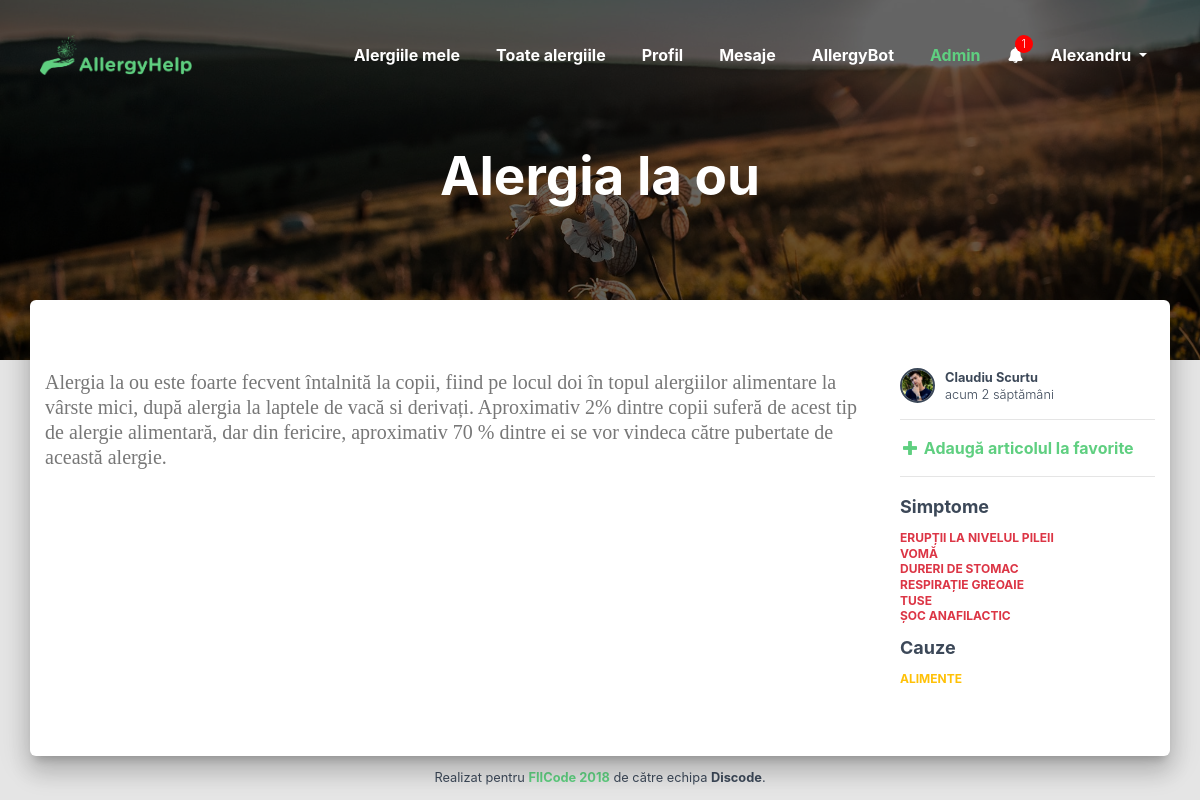
The page /index.php?p=allergy&a=25 (signed in) on the database its author committed.
### tables this page shows
CREATE TABLE `allergies` (
  `id` int(11) NOT NULL,
  `name` varchar(256) NOT NULL,
  `content` longtext NOT NULL,
  `date` datetime NOT NULL,
  `author` int(11) NOT NULL,
  `frequent` int(11) NOT NULL DEFAULT '0'
);

CREATE TABLE `users` (
  `id` int(11) NOT NULL,
  `lastname` varchar(64) NOT NULL,
  `firstname` varchar(64) NOT NULL,
  `admin` tinyint(1) NOT NULL DEFAULT '0',
  `email` varchar(64) NOT NULL,
  `password` varchar(64) NOT NULL,
  `regtime` datetime NOT NULL
);

CREATE TABLE `signs` (
  `id` int(11) NOT NULL,
  `sign` varchar(128) NOT NULL
);

CREATE TABLE `causes` (
  `id` int(11) NOT NULL,
  `cause` varchar(128) NOT NULL
);

### index.php (the view, shortened to what this page needs)
<?php
	include_once 'assets/php/functions.php';
	$user = new User();
	if(isset($_SESSION['allergyhelp_id']))
		$id = $_SESSION['allergyhelp_id'];
	if ($user->get_session())
	{
		if(isset($_GET['p'])) $p = $_GET['p'];
?>
<!DOCTYPE html>
<html lang="ro">
<head>
	<link href="assets/css/bootstrap/bootstrap.min.css" rel="stylesheet">
	<link href="assets/css/fontawesome/fontawesome.min.css" rel="stylesheet">
	<link href="assets/css/style.css" rel="stylesheet">
</head>
<body>
	<nav class="navbar navbar-expand-lg navbar-dark">
		<div class="container">
			<a class="navbar-brand" href=".">
				<img src="assets/img/logo-green.png" />
			</a>
					<?php
						if($user->count_notifications($id))
							echo '<span class="unread-badge">'.$user->count_notifications($id).'</span>';
					?>
						<?php $user->get_notifications($id); ?>
			<div class="collapse navbar-collapse" id="navbarNav">
				<ul class="navbar-nav ml-auto">
					<li class="nav-item"><a class="nav-link<?php if ((isset($p) ? $p : null) == "myallergies") echo ' active'; ?>" href="?p=myallergies">Alergiile mele</a></li>
					<li class="nav-item"><a class="nav-link<?php if ((isset($p) ? $p : null) == "allallergies") echo ' active'; ?>" href="?p=allallergies">Toate alergiile</a></li>
					<li class="nav-item"><a class="nav-link<?php if ((isset($p) ? $p : null) == "profile") echo ' active'; ?>" href="?p=profile">Profil</a></li>
					<li class="nav-item"><a class="nav-link<?php if ((isset($p) ? $p : null) == "messages") echo ' active'; ?>" href="?p=messages">Mesaje</a></li>
					<li class="nav-item"><a class="nav-link<?php if ((isset($p) ? $p : null) == "allergybot") echo ' active'; ?>" href="?p=allergybot">AllergyBot</a></li>
					<?php if($user->isadmin($id)) echo '<li class="nav-item"><a class="nav-link admin-panel-link" href="admin/">Admin</a></li>'; ?>
					<li class="nav-item dropdown notification-panel d-none d-lg-block">
						<a href="#" id="notifications" data-toggle="dropdown" aria-haspopup="true" aria-expanded="false">
							<i class="fa fa-bell"></i>
							<?php
								if($user->count_notifications($id))
									echo '<span class="unread-badge">'.$user->count_notifications($id).'</span>';
							?>
						</a>
								<?php $user->get_notifications($id); ?>
					</li>
					<li class="nav-item dropdown">
						<a class="nav-link dropdown-toggle" href="#" id="navbarDropdownMenuLink" data-toggle="dropdown" aria-haspopup="true" aria-expanded="false">
							<?php echo $user->get_firstname($id); ?>
						</a>
					</li>
				</ul>
			</div>
		</div>
	</nav>
	<?php
		if(empty($p))
		{
	?>
	<div class="page-header page-header-logged page-header-filter" data-parallax="true">
		<div class="container text-center">
			<h1 class="title">Bine ai venit, <?php echo $user->get_firstname($id); ?>!</h1>
		</div>
	</div>
	<div class="main main-logged">
		<div class="section section-logged">
			<div class="container">
				<h3 class="title">Ultimele alergii înregistrate</h3>
				<?php echo $user->get_last_allergies(); ?>
				<h3 class="title mt-4">Cele mai frecvente alergii</h3>
				<?php echo $user->get_frequent_allergies(); ?>
			</div>
		</div>
	</div>
	<?php
		}
		else if($p === "allergy")
		{
			if(empty($_GET["a"]))
				header("location:index.php?p=allallergies");
			else if(!$user->allergy_exists($_GET["a"]))
				header("location:index.php?p=allallergies");
			else
			{
				$a = $_GET["a"];
	?>
	<div class="page-header page-header-logged page-header-filter" data-parallax="true">
		<div class="container text-center">
			<h1 class="title"><?php echo $user->get_allergy_name($a); ?></h1>
		</div>
	</div>
	<div class="main main-logged">
		<div class="section section-logged">
			<div class="container">
				<div class="row">
					<div class="col-md-9 mb-4">
						<?php echo $user->get_allergy_content($a); ?>
					</div>
					<div class="col-md-3">
						<div class="author">
							<img src="<?php echo $user->get_avatar($user->get_allergy_author($a)); ?>" class="avatar" />
							<strong><?php echo $user->get_firstname($user->get_allergy_author($a)).' '.$user->get_lastname($user->get_allergy_author($a)); ?></strong>
							<br /><?php echo $user->time_passed($user->get_allergy_date($a)); ?>
						</div>
						<hr />
						<?php
							if($user->is_allergy_added_to_user($id, $a))
								echo '<a href="?dela='.$a.'" class="font-weight-bold text-danger"><i class="fa fa-fw fa-minus"></i> Șterge articolul de la favorite</a>';
							else
								echo '<a href="?adda='.$a.'" class="font-weight-bold"><i class="fa fa-fw fa-plus"></i> Adaugă articolul la favorite</a>';
						?>
						<hr />
						<div class="categories categories-post">
							<h4>Simptome</h4>
							<?php $user->get_allergy_signs($a); ?>
							<h4>Cauze</h4>
							<?php $user->get_allergy_causes($a); ?>
						</div>
					</div>
				</div>
			</div>
		</div>
	</div>
	<?php
			}
		}
	?>
	<footer class="text-center m-2">
		<small>Realizat pentru <strong><a href="https://fiicode.asii.ro/" target="_blank" rel="noopener">FIICode 2018</a></strong> de către echipa <strong>Discode</strong>.</small>
	</footer>
</body>
</html>
<?php
	}
?>

### assets/php/functions.php (shortened to what this page needs)
<?php
	class Utils
	{
		public function __construct()
		{
			$this->db = new mysqli(DB_SERVER, DB_USERNAME, DB_PASSWORD, DB_DATABASE);
		}
		public function mysqli_result($res, $row = 0, $col = 0)
		{
			$numrows = mysqli_num_rows($res);
			if ($numrows && $row <= ($numrows - 1) && $row >= 0)
			{
				mysqli_data_seek($res,$row);
				$resrow = (is_numeric($col)) ? mysqli_fetch_row($res) : mysqli_fetch_assoc($res);
				if (isset($resrow[$col]))
					return $resrow[$col];
			}
			return false;
		}
		public function time_passed($timestamp)
		{
			$timestamp      = strtotime($timestamp);
			$current_time   = strtotime(date('Y-m-d H:i:s', time()));
			$diff           = $current_time - $timestamp;
			$intervals      = array (
				'year' => 31556926, 'month' => 2629744, 'week' => 604800, 'day' => 86400, 'hour' => 3600, 'minute'=> 60
			);
			$prepoz = "de";
			if ($diff >= $intervals['week'] && $diff < $intervals['month'])
			{
				$diff = floor($diff/$intervals['week']);
				if($diff < 20) $prepoz = "";
				return $diff == 1 ? 'acum o săptămână' : 'acum ' . $diff . ' '. $prepoz .' săptămâni';
			}
		}
	}
	class User extends Utils
	{
		public function get_firstname($id)
		{
			return $this->mysqli_result(mysqli_query($this->db, "SELECT firstname FROM users WHERE id = '$id'"));
		}
		public function get_lastname($id)
		{
			return $this->mysqli_result(mysqli_query($this->db, "SELECT lastname FROM users WHERE id = '$id'"));
		}
		public function get_avatar($id)
		{
			if(file_exists("assets/img/avatars/".$id.".jpg")) $avatar = $id;
			else $avatar = 0;
			$source = "assets/img/avatars/" . $avatar . ".jpg?=" . filemtime('assets/img/avatars/'.$avatar.'.jpg');
			return $source;
		}
		public function get_allergy_signs($allergy)
		{
			$sql = "SELECT signs.sign FROM allergy_signs INNER JOIN signs ON allergy_signs.sign = signs.id WHERE allergy_signs.allergy = '$allergy' ORDER BY allergy_signs.sign ASC";
			$result = mysqli_query($this->db, $sql);
			if(mysqli_num_rows($result))
				while($row = mysqli_fetch_assoc($result))
					echo '<span class="text-danger mr-3">'.$row['sign'].'</span>';
		}
		public function get_allergy_causes($allergy)
		{
			$sql = "SELECT causes.cause FROM allergy_causes INNER JOIN causes ON allergy_causes.cause = causes.id WHERE allergy_causes.allergy = '$allergy' ORDER BY allergy_causes.cause ASC";
			$result = mysqli_query($this->db, $sql);
			if(mysqli_num_rows($result))
				while($row = mysqli_fetch_assoc($result))
					echo '<span class="text-warning mr-3">'.$row['cause'].'</span>';
		}
		public function allergy_exists($id)
		{
			return $this->mysqli_result(mysqli_query($this->db, "SELECT COUNT(*) FROM allergies WHERE id = '$id'"));
		}
		public function get_allergy_name($id)
		{
			return $this->mysqli_result(mysqli_query($this->db, "SELECT name FROM allergies WHERE id = '$id'"));
		}
		public function get_allergy_content($id)
		{
			return $this->mysqli_result(mysqli_query($this->db, "SELECT content FROM allergies WHERE id = '$id'"));
		}
		public function get_allergy_author($id)
		{
			return $this->mysqli_result(mysqli_query($this->db, "SELECT author FROM allergies WHERE id = '$id'"));
		}
		public function get_allergy_date($id)
		{
			return $this->mysqli_result(mysqli_query($this->db, "SELECT date FROM allergies WHERE id = '$id'"));
		}
		public function is_allergy_added_to_user($user, $allergy)
		{
			return $this->mysqli_result(mysqli_query($this->db, "SELECT * FROM user_allergies WHERE user='$user' AND allergy='$allergy'"));
		}
		public function count_notifications($id)
		{
			return $this->mysqli_result(mysqli_query($this->db, "SELECT COUNT(*) FROM notifications WHERE dismissed = 0 AND user = '$id'"));
		}
		public function isadmin($id)
		{
			return $this->mysqli_result(mysqli_query($this->db, "SELECT admin FROM users WHERE id = '$id'"));
		}
		public function get_session()
		{
			return isset($_SESSION['allergyhelp_login']);
		}
	}
?>

### assets/css/style.css (style rules this page uses)
:root { --ah-green: #5fcf80; --ah-dark: #343a40; }
html * { -webkit-font-smoothing: antialiased; -moz-osx-font-smoothing: grayscale; }
body { background-color: #E5E5E5; color: #3C4858; }
body, h1, h2, h3, h4, h5, h6, .h1, .h2, .h3, .h4, .h5, .h6 { font-family: -apple-system, BlinkMacSystemFont, "Segoe UI", Roboto, "Helvetica Neue", Arial, sans-serif; font-weight: 300; line-height: 1.5em; }
a { color: var(--ah-green); }
.navbar { position: fixed; top: 0; right: 0; left: 0; background: none; transition: background-color .5s, padding .5s; padding: 35px 0; z-index: 9999; }
.navbar-dark .navbar-nav .nav-link { color: #fff; font-weight: 700; display: inline-block; padding-bottom: 0.25rem; }
.nav-item:not(:last-child) .nav-link:after { display: block; content: ""; margin-top: 2px; transform: scaleX(0); transition: transform .25s; border-bottom: 2px solid var(--ah-green); }
.navbar-brand { margin: -5px; padding: 0; transition: opacity .5s; }
.navbar-brand img { height: 40px; }
.page-header { background: url(../img/yellow.jpg); height: 100vh; background-position: center center; background-size: cover; margin: 0; padding: 0; border: 0; display: flex; align-items: center; }
.page-header-filter::before { background: rgba(0, 0, 0, 0.75); }
.page-header-filter:before, .page-header-filter:after { position: absolute; z-index: 1; width: 100%; height: 100%; display: block; left: 0; top: 0; content: ""; }
.page-header-filter .container { z-index: 2; position: relative; }
.page-header > .container { color: #fff; }
.page-header .title { color: #fff; user-select: none; }
.title { font-weight: 700; margin-top: 30px; min-height: 32px; }
h4, h5, h6, .h4, .h5, .h6 { margin-top: 10px; margin-bottom: 10px; }
h1, .h1 { font-size: 3.3125rem; line-height: 1.15em; }
h4, .h4 { font-weight: 300; font-size: 1.125rem; line-height: 1.5em; }
.main { background: #fff; position: relative; z-index: 3; margin: 0px 30px 0px; border-radius: 6px; box-shadow: 0 16px 24px 2px rgba(0, 0, 0, 0.14), 0 6px 30px 5px rgba(0, 0, 0, 0.12), 0 8px 10px -5px rgba(0, 0, 0, 0.2); }
.section { padding: 70px 0; }
.section:first-child { border-radius: 6px 6px 0 0; }
.section:last-child { border-radius: 0 0 6px 6px; }
b, strong { font-weight: 700; }
.admin-panel-link { color: var(--ah-green) !important; }
.page-header-logged { background: url(../img/sunrise.jpg); background-position: center center; background-size: cover; height: 45vh; }
.page-header-logged.page-header-filter::before { background: rgba(0, 0, 0, 0.6); }
.page-header-logged.page-header-filter:before, .page-header-logged.page-header-filter:after { height: 45vh; }
.page-header-logged .title { margin-top: 0; }
.main-logged { margin: -60px 30px 0px; }
.avatar { width: 28px; height: 28px; margin-right: 10px; float: left; margin-top: -2px; border-radius: 50%; border: 2px solid var(--ah-green); }
.author { font-size: 80%; color: #3c4858; line-height: 1.3; }
.author .avatar { width: 35px; height: 35px; border: 2px solid #3c4858; }
.categories { text-transform: uppercase; font-size: .75rem; font-weight: 700; line-height: 1.3; }
.categories h4 { text-transform: none; font-weight: 700; }
.categories-post span { display: block; }
li.notification-panel { line-height: 40px; }
.notification-panel #notifications { color: white; }
.unread-badge { position: absolute; top: 0px; right: -10px; font-size: .7em; background: red; color: white; width: 18px; height: 18px; text-align: center; line-height: 18px; border-radius: 50%; }
@media (min-width: 992px) { .navbar-nav li { margin-left: 20px; } }

### rows shown on the page
allergies: name "Alergia la ou", content "Alergia la ou este foarte fecvent întalnită la copii, fiind pe locul doi în topul alergiilor alimentare la vârste mici, după alergia la laptele de vacă si derivați. Aproximativ 2% dintre copii suferă de acest tip de alergie alimentară, dar din fericire, aproximativ 70 % dintre ei se vor vindeca către pubertate de această alergie.", author.firstname "Claudiu", author.lastname "Scurtu", date "acum 2 săptămâni"
signs: sign "ERUPȚII LA NIVELUL PILEII"
signs: sign "VOMĂ"
signs: sign "DURERI DE STOMAC"
signs: sign "RESPIRAȚIE GREOAIE"
signs: sign "TUSE"
signs: sign "ȘOC ANAFILACTIC"
causes: cause "ALIMENTE"

### other values the page prints
$user->count_notifications($id) "1"
$user->get_firstname($id) "Alexandru"
